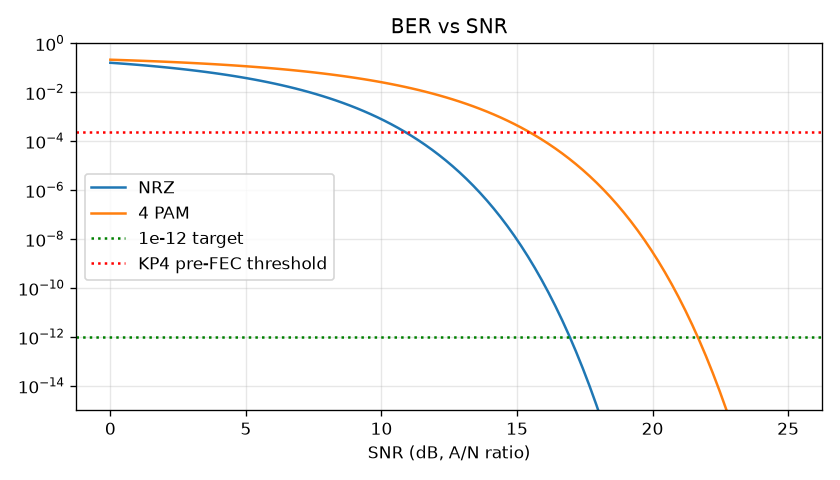

Generate this figure with Python:
import numpy as np, matplotlib.pyplot as plt, scipy.signal as sig
from scipy.special import erfc

def q(x):
    return 0.5*erfc(x/np.sqrt(2))

def ber_nrz(snr_db):
    """Given SNR in dB, return the BER for NRZ (2-PAM)"""
    snr = 10**(snr_db/10)
    return q(np.sqrt(snr))

def ber_pam4(snr_db):
    """Given SNR in dB, return the BER for 4-PAM (Gray coded)"""
    snr = 10**(snr_db/10)
    return (0.75)*q(np.sqrt(snr/3))

snr = np.linspace(0, 25, 100)
plt.figure(figsize=(7, 4))
plt.semilogy(snr, [ber_nrz(s) for s in snr], label="NRZ")
plt.semilogy(snr, [ber_pam4(s) for s in snr], label="4 PAM")
plt.axhline(1e-12, color='g', ls=":", label="1e-12 target")
plt.axhline(2.4e-4, color='r', ls=':', label="KP4 pre-FEC threshold")
plt.xlabel("SNR (dB, A/N ratio)"); plt.ylim(1e-15, 1); plt.legend(); plt.grid(alpha=0.3, which='both')
plt.title("BER vs SNR"); plt.ylim(1e-15, 1); plt.tight_layout(); plt.savefig("day2_qfunc.png", dpi=120); plt.show()

#the catastrophic-collapse demonstration: 4-PAM has a much higher slope than NRZ, so if you are just above the threshold, you are in trouble
from scipy.optimize import brentq
snr_nrz = brentq(lambda s: ber_nrz(s)-1e-12, 1, 30)
snr_pam4 = brentq(lambda s: ber_pam4(s)-1e-12, 1, 30)
print(f"\n@BER=1e-12, NRZ SNR={snr_nrz:.2f} dB, 4-PAM SNR={snr_pam4:.2f} dB")
print(f"PAM4 penalty = {snr_pam4-snr_nrz:.2f} dB\n")
s = 16
print(f"@16dB: NRZ={ber_nrz(16):.2e}  PAM4={ber_pam4(16):.2e}")
# CORRECT: PAM4 BER must be LARGER (worse) than NRZ
# e.g. NRZ~7e-11, PAM4~1e-2
